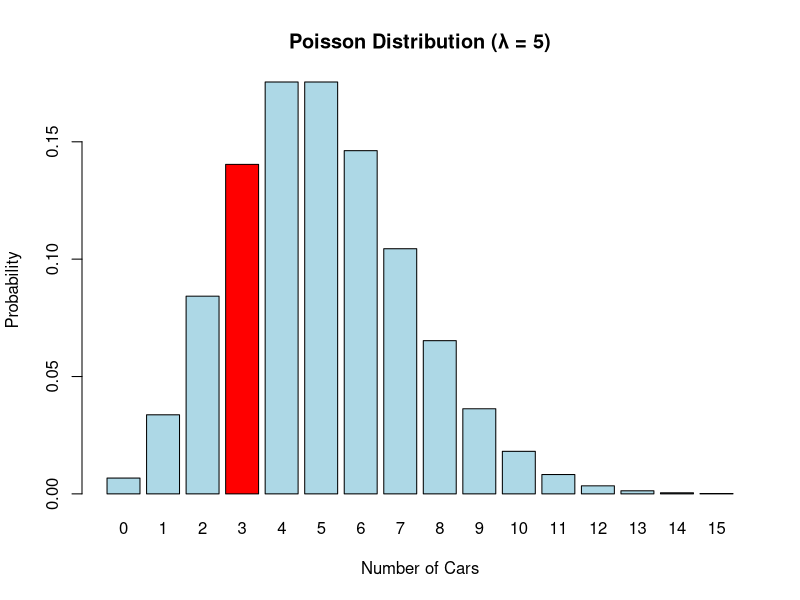

The R script that drew this image:
# Define inputs
lambda <- 5
k <- 3

# Calculate probability
prob <- dpois(k, lambda) # Using R's built-in Poisson function
cat("Probability of exactly 3 cars:", round(prob * 100, 2), "%\n")

# Plot the distribution
k_values <- 0:15 # Possible number of cars (0 to 15)
probabilities <- dpois(k_values, lambda)

barplot(
    probabilities,
    names.arg = k_values,
    col = ifelse(k_values == 3, "red", "lightblue"),
    main = "Poisson Distribution (λ = 5)",
    xlab = "Number of Cars",
    ylab = "Probability"
)
